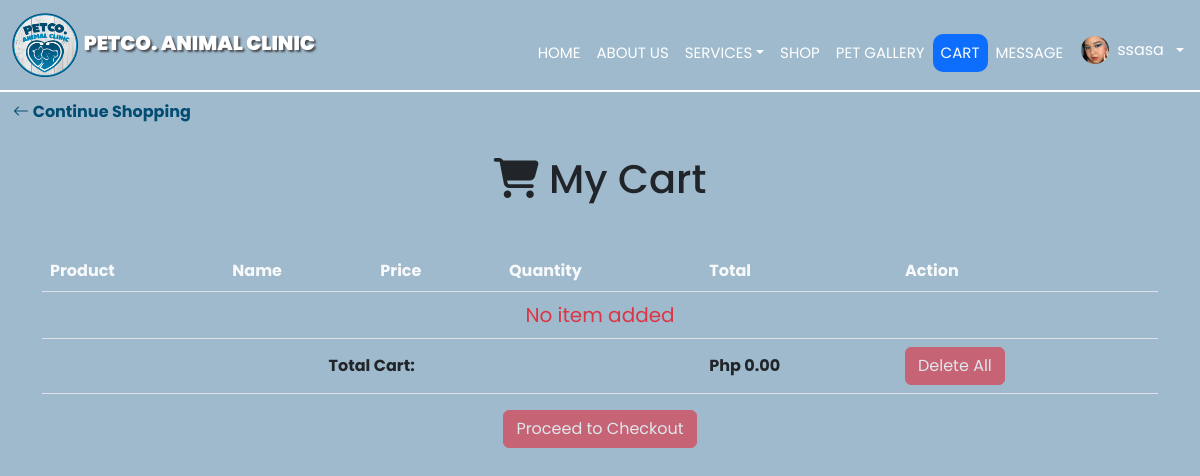
The page /cart.php (signed in) on the database its author committed.
### tables this page shows
CREATE TABLE `usertable` (
  `id` int(11) NOT NULL,
  `first_name` varchar(255) NOT NULL,
  `middle_name` varchar(255) NOT NULL,
  `last_name` varchar(255) NOT NULL,
  `suffix` varchar(10) NOT NULL,
  `position` varchar(255) NOT NULL,
  `address` varchar(255) NOT NULL,
  `email` varchar(255) NOT NULL,
  `password` varchar(255) NOT NULL,
  `code` mediumint(50) NOT NULL,
  `status` text NOT NULL,
  `contact` varchar(100) NOT NULL,
  `image_dir` varchar(255) NOT NULL,
  `image_filename` varchar(255) NOT NULL,
  `user_level` varchar(255) NOT NULL,
  `archive` varchar(255) NOT NULL
);

### cart.php (the view, shortened to what this page needs)
<?php require_once "controllerUserData.php";
     require('php/connection.php');
    $user_id = $_SESSION['user_id'];
?>
<!DOCTYPE html>
<html lang="en">
<head>
    <link href="https://cdn.jsdelivr.net/npm/bootstrap@5.2.0-beta1/dist/css/bootstrap.min.css" rel="stylesheet"
>
    <link rel="stylesheet" type="text/css" href="css/styles.css">
    <link rel="stylesheet" href="https://cdn.jsdelivr.net/npm/bootstrap-icons@1.3.0/font/bootstrap-icons.css">
</head>
<body>
     <nav class="navbar navbar-expand-lg">
        <div class="container-fluid">
            <a class="navbar-brand" href="#">
                <img src="asset/logopet.png" alt="Logo" style="width:22%; height:8vh" />
                <span style="text-shadow: 2px 2px 2px  rgba(49, 44, 44, 0.767);" class="text-white"><b>PETCO. ANIMAL
                        CLINIC</b></span>
            </a>
        </div>
        <div class="collapse navbar-collapse me-3" id="navbarScroll">
            <ul class="navbar-nav me-auto my-0 my-lg-0 " style="--bs-scroll-height: 100px;">
                <div class="text-nowrap">
                    <li class="nav-item">
                        <a class="nav-link  text-white mt-3" aria-current="page" href="home.php">HOME</a>
                    </li>
                </div>
                <div class="text-nowrap">
                    <li class="nav-item">
                        <a class="nav-link text-white mt-3" href="#about">ABOUT US</a>
                    </li>
                </div>
                <div class="text-nowrap">
                    <li class="nav-item">
                        <div class="dropdown">
                            <a class="nav-link text-white dropdown-toggle mt-3" href="#" id="dropdownMenuLink"
                                data-bs-toggle="dropdown" aria-expanded="false">SERVICES</a>
                        </div>
                    </li>
                </div>
                <div class="text-nowrap">
                    <li class="nav-item">
                        <a class="nav-link text-white mt-3" href="product.php">SHOP</a>
                    </li>
                </div>
                <div class="text-nowrap">
                    <li class="nav-item mt-3">
                        <a class="nav-link text-white" href="#imagesec">PET GALLERY</a>
                    </li>
                </div>
                <div class="text-nowrap">
                    <li class="nav-item">
                        <a class="nav-link text-white mt-3 bg-primary" href="cart.php">CART
                            </a>
                    </li>
                </div>
                <?php
                    if(isset($user_id)){
                     ?>
                <div class="text-nowrap">
                    <li class="nav-item">
                        <a class="nav-link text-white mt-3 " href="messages.php">MESSAGE
                        </a>
                    </li>
                </div>
                <?php } ?>
                        <?php
                            $select_user = mysqli_query($con, "SELECT * FROM usertable WHERE id = '$user_id'");
                            if(mysqli_num_rows($select_user) > 0){
                            $fetch_user = mysqli_fetch_assoc($select_user);
                            };
                        ?>
                <div class="dropdown mb-2 mt-sm-auto ms-auto ms-sm-0 flex-shrink-1 ">
                    <a href="#" class="d-flex align-items-center text-white text-decoration-none dropdown-toggle"
                        id="dropdownUser1" data-bs-toggle="dropdown" aria-expanded="false">
                        <img src="asset/profiles/<?php echo $fetch_user['image_filename']?>" alt="user"
                            style=" margin-left: 10px" width="28" height="28" class="rounded-circle">
                        <span class="d-none d-sm-inline mx-2"><?php echo $fetch_user['first_name']?></span>
                    </a>
                </div>
            </ul>
        </div>
    </nav>
    <td colspan=""><a href="product.php" class=" btn "><span class="text fw-bold" style="color:#034D73"><i
                    class="bi bi-arrow-left"> </i>Continue
                Shopping</span></a></td>
    <div class="container">
        <div class="row">
            <div class="text-center  mt-4">
                <h1 class=""><span><i class="fa-solid fa-cart-shopping"> </i> My Cart</h1></span>
            </div>
            <div class="table-responsive-sm table-responsive-md table-responsive-lg mt-3">
                <table class="table table-sm-responsive">
                    <thead class="thead text-light">
                        <tr>
                            <th scope="col">Product</th>
                            <th scope="col">Name</th>
                            <th scope="col">Price</th>
                            <th scope="col">Quantity</th>
                            <th scope="col">Total</th>
                            <th scope="col">Action</th>
                        </tr>
                    </thead>
                    <tbody>
                        <?php
          $select_cart = mysqli_query($con, "SELECT * FROM `cart`WHERE Cart_user_id = '$user_id' ");
          $grand_total = 0;
          if(mysqli_num_rows($select_cart) > 0){
            while($fetch_cart = mysqli_fetch_assoc($select_cart)){
        ?>
                        <tr class="text-white">
                            <td><img src="asset/menu/<?= $fetch_cart['Cart_image'];?>" height="53"
                                    style=" display:block; " alt="Images"></td>
                            <td class="align-middle"><?= $fetch_cart['Cart_name'];?></td>
                            <td class="align-middle">Php
                                <?php echo number_format($fetch_cart['Cart_price'],2);?>
                            </td>
                            <td class="align-middle" class="">
                                <form action="" method="post">
                                    <input type="hidden" name="update_quantity_id" min="1" max="10"
                                        value="<?php echo $fetch_cart['Cart_id'] ?>">
                                    <input type="number" name="update_quantity" min="1" max="10"
                                        value="<?php echo $fetch_cart['Cart_quantity'] ?>" class="col-5 prc">
                                    <input type="submit" value="Update" name="update_update_btn"
                                        class="btn btn-success">
                                </form>
                            </td>
                            <td class="align-middle">Php
                                <?php $sub_total = $fetch_cart['Cart_price'] * $fetch_cart['Cart_quantity'];
                                echo number_format($sub_total,2)?>
                            </td>
                            <td class="align-middle"><a href="cart.php?remove=<?php echo $fetch_cart['Cart_id'] ?>"
                                    class="btn btn-danger bg-button"
                                    onclick="return confirm('Do you want to remove it from your Cart?')"><i
                                        class="bi bi-trash"></i><span class="text-light">Remove</span></a>
                            </td>
                        </tr>
                        <?php
                        $grand_total += $sub_total;
                        };
                    }else {
                        echo '<tr><td colspan="6" class="text-center fs-5 text-danger">No item added</td></tr>';
                    };
                    ?>
                        <tr>
                            <td colspan="4" class="text-center fw-bold align-middle">Total Cart:</td>
                            <td class="fw-bold fs-6 align-middle">Php
                                <?php echo number_format($grand_total,2) ?></td>
                            <td><a href="cart.php?delete_all"
                                    class="btn btn-danger   <?php  echo ($grand_total > 1),'disabled'; ?>"
                                    onclick="return confirm('Do you want remove all your items from your cart?')">Delete
                                    All</a></td>
                        </tr>
                    </tbody>
                </table>
                <div class="text-center">
                    <a href="checkout.php?user_id=<?php echo $_SESSION['user_id'];?>"
                        class="btn btn-danger bg-button <?php  echo ($grand_total > 1),'disabled'; ?>">Proceed to
                        Checkout</a>
                </div>
            </div>
        </div>
</body>
</html>

### css/styles.css (style rules this page uses)
* { font-family: 'Poppins', sans-serif; }
body { background: #9FBACD; }
.navbar { background: #9FBACD; border-bottom: 2px solid white; }
.navbar-brand { font-family: 'Gothic A1', sans-serif; font-size: 20px; font-weight: bold; }
.nav-item { font-family: 'Gothic A1', sans-serif; font-size: 15px; }
.nav-link { border-radius: 10px; }
.bg-button { background:#EA6D52; }
* { padding: 0; margin: 0; }
.text { color: white; }

### rows shown on the page
usertable: image_filename (picture), first_name "ssasa"

### other values the page prints
$grand_total "0.00"
